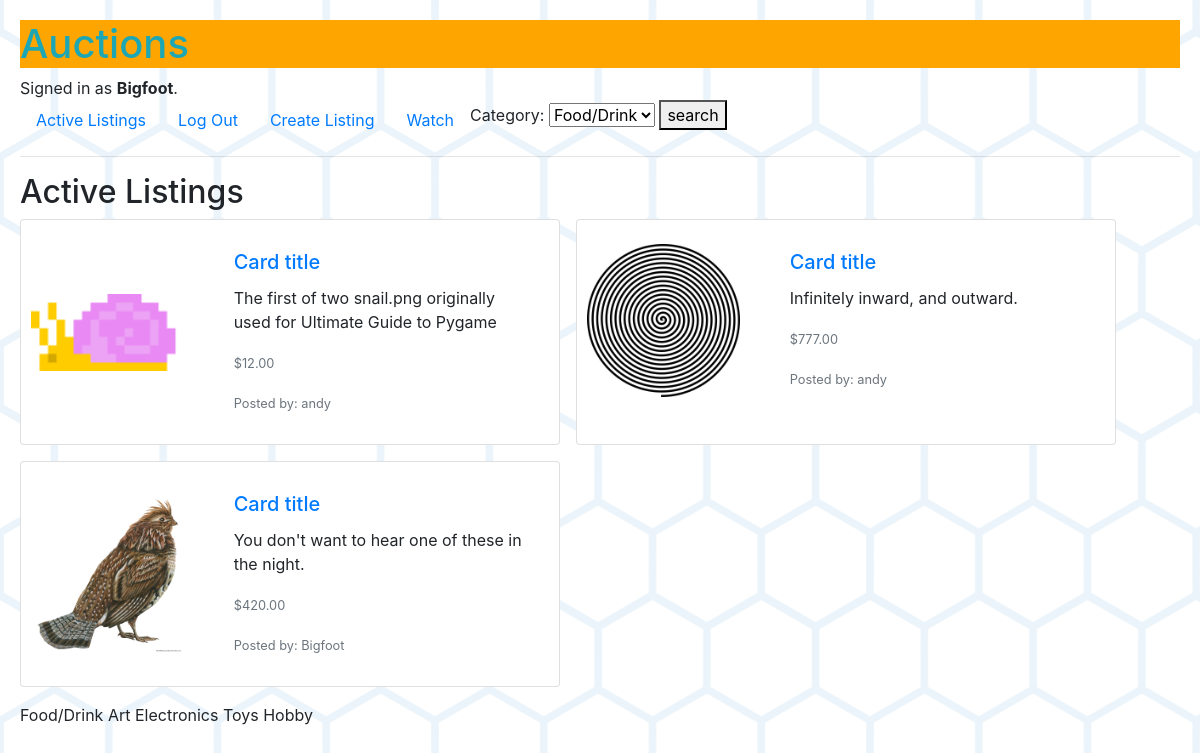
The page / (signed in) on the database its author committed.
### auctions/models.py (models this page shows, shortened)
class User(AbstractUser):
    listings = models.ManyToManyField(Listing, blank=True, related_name="owner")
    watchlist = models.ManyToManyField(Listing, blank=True, related_name="watchers")
    def __str__(self):
        return f"{self.username}"

class Listing(models.Model):
    title = models.CharField(max_length=125)
    description = models.CharField(max_length=250, blank=True)
    start_bid = models.DecimalField(max_digits=7, decimal_places=2)
    image = models.ImageField(upload_to='media', null=True, blank=True)
    is_active = models.BooleanField(default=True)
    category = models.CharField(max_length=45, null=True, blank=True)

### auctions/views.py (the view)
# urls.py: path("", views.index, name="index"),
def index(request):
    return render(request, "auctions/index.html", {
        "listings": Listing.objects.all(),
        "categories":categories
    })

### auctions/templates/auctions/index.html
{% extends "auctions/layout.html" %}
{% block body %}
    <h2>Active Listings</h2>
  <div class="col">
    <div class="row">
    {% for listing in listings %}
    {% if listing.is_active %}
    <div class="card mb-3 mr-3" style="max-width: 540px;">
        <div class="row g-0">
          <div class="col-md-4"><a href="{% url 'listing' listing.id %}">
            <img src="{{ listing.image.url}}" class="img-fluid rounded-start" alt="{{ listing.title }}">
          </div>
          <div class="col-md-8">
            <div class="card-body">
              <h5 class="card-title"> Card title</h5></a>
              <p class="card-text">{{ listing.description }}</p>
              <p class="card-text"><small class="text-muted">${{ listing.start_bid }}</small></p>
              <p class="card-text"><small class="text-muted">Posted by: {{ listing.owner.first }}</small></p>
            </div>
          </div>
        </div>
      </div>
    {% endif %}
    {% endfor %}
  </div>
  </div>
{% for category in categories %}
    {{ category }}
{% endfor %}
{% endblock %}

### auctions/templates/auctions/layout.html (shortened to what this page needs)
{% load static %}
<!DOCTYPE html>
<html lang="en">
    <head>
        <link rel="stylesheet" href="https://stackpath.bootstrapcdn.com/bootstrap/4.4.1/css/bootstrap.min.css">
        <link href="{% static 'auctions/styles.css' %}" rel="stylesheet">
    </head>
    <body>
        <a href="/"><h1>Auctions</h1></a>
        <div>
            {% if user.is_authenticated %}
                Signed in as <strong>{{ user.username }}</strong>.
            {% else %}
                Not signed in.
            {% endif %}
        </div>
        <ul class="nav">
            <li class="nav-item">
                <a class="nav-link" href="{% url 'index' %}">Active Listings</a>
            </li>
            {% if user.is_authenticated %}
                <li class="nav-item">
                    <a class="nav-link" href="{% url 'logout' %}">Log Out</a>
                </li>
                <li class="nav-item">
                    <a class="nav-link" href="{% url 'create' %}">Create Listing</a>
                </li>
                <li class="nav-item">
                    <a class="nav-link" href="{% url 'watchlist' %}">Watch</a>
                </li>
            {% endif %}
            <form method="post" action="{% url 'category' %}">
                <label for="category">Category:</label>
                <select name="category" id="category">
                    {% for category in categories %}
                            <option value="{{ category }}">{{ category }}</option>
                    {% endfor %}
                </select>
                <button type="submit">search</button>
            </form>
        </ul>
        <hr>
        {% block body %}
        {% endblock %}
    </body>
</html>

### auctions/static/auctions/styles.css (style rules this page uses)
body { background: url("/media/media/bg.png"); margin: 20px; }
h1 { color: #1da7b4; background-color: orange; }
.card { padding: 10px; }
.card img { width: 100%; height: 100%; object-fit: contain; }

### rows shown on the page
User: username "Bigfoot"
Listing: image (picture), description "The first of two snail.png originally used for Ultimate Guide to Pygame", start_bid "12.00", owner.first "andy"
Listing: image (picture), description "Infinitely inward, and outward.", start_bid "777.00", owner.first "andy"
Listing: image (picture), description "You don't want to hear one of these in the night.", start_bid "420.00", owner.first "Bigfoot"

### other values the page prints
{{ category }} "Food/Drink" "Art" "Electronics" "Toys" "Hobby"
form field category "Food/Drink"
